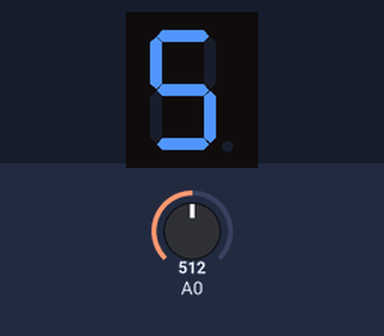
The sketch below on a simulated Arduino Uno, built with avr-gcc and run on an emulated ATmega328P. Parts: 1-digit seven-segment display. Wiring (inferred from the names in the program): 1-digit 7-segment display, segments lit when LOW: segments pin 7, pin 6, pin 5, pin 11, pin 10, pin 8, pin 9, pin 4. Inputs (shaded band) come from the test bench; at power-on: A0 = 512. The segment pins are drawn as the display they are named for.

Above: at 1.25 s.
1.3 s: A0 set to 1010
At 1.8 s:
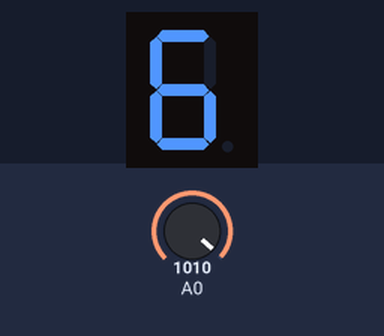
2.8 s: A0 set to 990
At 2.95 s:
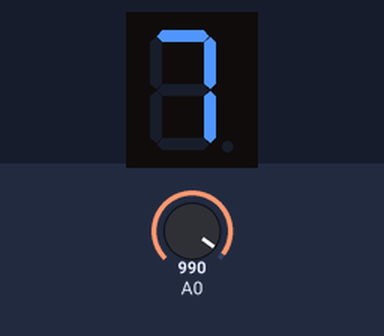

Measured:
- after the input at 2.8 s, the display: changes after 0.10 s (image 2)

The sketch:

_007_DigitalDice.ino
```cpp
//set all IO pins
int a=7;
int b=6;
int c=5;
int d=11;
int e=10;
int f=8;
int g=9;
int dp=4;

//display digital 1
void digital_1(void)
{
  unsigned char j;
  digitalWrite(c,LOW);//light on c (c=6)
  digitalWrite(b,LOW);//light on b (b=6)
  for(j=7;j<=11;j++)//turn off the rest
    digitalWrite(j,HIGH);
  digitalWrite(dp,HIGH);//turn off dp (dp=4)
}
//display digital 2
void digital_2(void)
{
  unsigned char j;
  digitalWrite(b,LOW);
  digitalWrite(a,LOW);
  for(j=9;j<=11;j++)
    digitalWrite(j,LOW);
  digitalWrite(dp,HIGH);
  digitalWrite(c,HIGH);
  digitalWrite(f,HIGH);
}
//display digital 3
void digital_3(void)
{
  unsigned char j;
  digitalWrite(g,LOW);
  digitalWrite(d,LOW);
  for(j=5;j<=7;j++)
    digitalWrite(j,LOW);
  digitalWrite(dp,HIGH);
  digitalWrite(f,HIGH);
  digitalWrite(e,HIGH);
}
//display digital 4
void digital_4(void)
{
  digitalWrite(c,LOW);
  digitalWrite(b,LOW);
  digitalWrite(f,LOW);
  digitalWrite(g,LOW);
  digitalWrite(dp,HIGH);
  digitalWrite(a,HIGH);
  digitalWrite(e,HIGH);
  digitalWrite(d,HIGH);
}
//display digital 5
void digital_5(void)
{
  unsigned char j;
  for(j=7;j<=9;j++)
    digitalWrite(j,LOW);
  digitalWrite(c,LOW);
  digitalWrite(d,LOW);
  digitalWrite(dp,HIGH);
  digitalWrite(b,HIGH);
  digitalWrite(e,HIGH);
}
//display digital 6
void digital_6(void)
{
  unsigned char j;
  for(j=7;j<=11;j++)
    digitalWrite(j,LOW);
  digitalWrite(c,LOW);
  digitalWrite(dp,HIGH);
  digitalWrite(b,HIGH);
}
//display digital 7
void digital_7(void)
{
  unsigned char j;
  for(j=5;j<=7;j++)
    digitalWrite(j,LOW);
  digitalWrite(dp,HIGH);
  for(j=8;j<=11;j++)
    digitalWrite(j,HIGH);
}
//display digital 8
void digital_8(void)
{
  unsigned char j;
  for(j=5;j<=11;j++)
    digitalWrite(j,LOW);
  digitalWrite(dp,HIGH);
}
void setup()
{
    int i;
    for(i=4;i<=11;i++)
    {
      pinMode(i,OUTPUT);//set IO pin 4~11 as mode OUTPUT
    }
}
void loop()
{
   while(1)
   {
       digital_1();//display digital 1
       while(analogRead(0)>1000);//read analog signal from pin analog0, if it's bigger than 1000, that means the button is pressed down.
       delay(100);//delay 100 miliseconds
        digital_2();
        while(analogRead(0)>1000);
       delay(100);
        digital_3();
        while(analogRead(0)>1000);
       delay(100);
        digital_4();
        while(analogRead(0)>1000);
       delay(100);
        digital_5();
        while(analogRead(0)>1000);
       delay(100);
        digital_6();
        while(analogRead(0)>1000);
       delay(100);
        digital_7();
        while(analogRead(0)>1000);
       delay(100);
        digital_8();
        while(analogRead(0)>1000);
       delay(100);
   }
}
```
